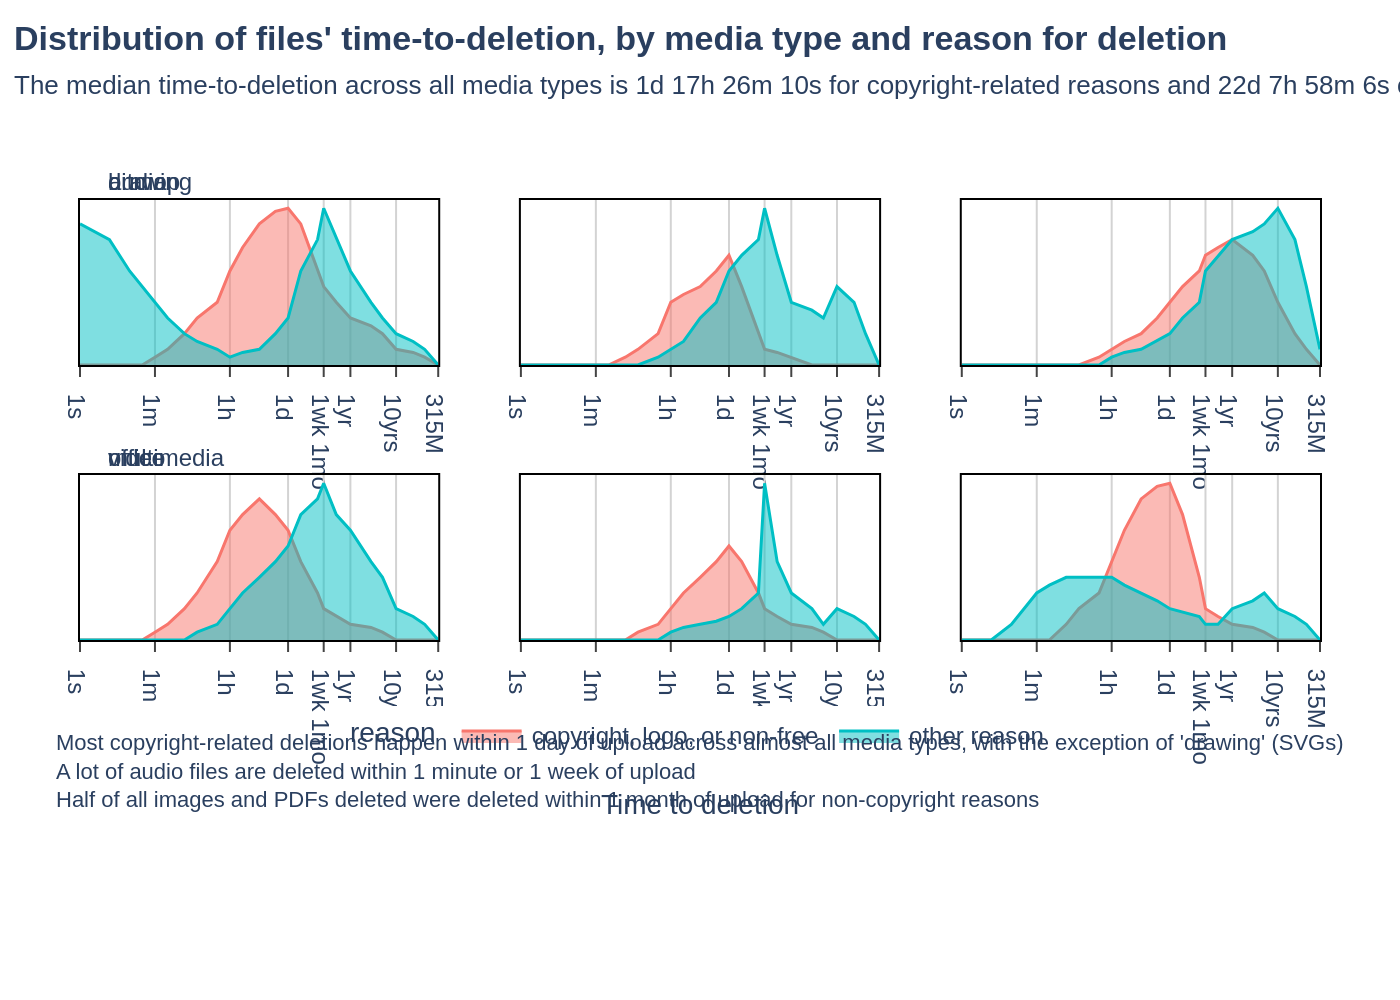

This chart was generated by the following Python code:
import sys
import json
import pathlib
import plotly.graph_objects as go
from plotly.subplots import make_subplots

# Check for command-line argument
if len(sys.argv) != 2:
    print(f"Usage: python {sys.argv[0]} <json_file_path>")
    sys.exit(1)

# Get the JSON file path from the command-line argument
json_path = sys.argv[1]

# Read data from the JSON file
try:
    with open(json_path, 'r', encoding='utf-8') as f:
        chart_info = json.load(f)
except FileNotFoundError:
    print(f"Error: JSON file not found at {json_path}")
    sys.exit(1)
except json.JSONDecodeError:
    print(f"Error: Could not decode JSON from {json_path}")
    sys.exit(1)

# Extract data, texts, and colors from the loaded JSON
chart_data = chart_info.get('chart_data', [])
texts = chart_info.get('texts', {})
colors = chart_info.get('colors', [])

# Create subplots
fig = make_subplots(
    rows=2,
    cols=3,
    subplot_titles=[d['media_type'] for d in chart_data]
)

# Iterate through each media type to populate subplots
for i, media_data in enumerate(chart_data):
    row = i // 3 + 1
    col = i % 3 + 1

    # Add traces for each reason
    for j, reason_data in enumerate(media_data['reasons']):
        hex_color = colors[j % len(colors)]
        h = hex_color.lstrip('#')
        rgb = tuple(int(h[k:k+2], 16) for k in (0, 2, 4))
        fill_color_rgba = f'rgba({rgb[0]}, {rgb[1]}, {rgb[2]}, 0.5)'

        fig.add_trace(go.Scatter(
            x=media_data['x_values'],
            y=reason_data['y_values'],
            name=reason_data['name'],
            legendgroup=reason_data['name'],
            showlegend=(i == 0),
            mode='lines',
            line=dict(width=1.5, color=hex_color),
            fill='tozeroy',
            fillcolor=fill_color_rgba
        ), row=row, col=col)

# Update layout
title_text = f"<b>{texts.get('title', '')}</b><br><span style='font-size: 13px;'>{texts.get('subtitle', '')}</span>"
xaxis_tickvals = [1, 60, 3600, 86400, 604800, 2.6e6, 3.15e7, 3.15e8]
xaxis_ticktext = ['1s', '1m', '1h', '1d', '1wk 1mo', '1yr', '10yrs']


fig.update_layout(
    title=dict(
        text=title_text,
        y=0.95,
        x=0.01,
        xanchor='left',
        yanchor='top'
    ),
    font=dict(family="Arial", size=12),
    plot_bgcolor='white',
    margin=dict(l=40, r=40, b=180, t=100),
    legend=dict(
        orientation="h",
        yanchor="top",
        y=-0.15,
        xanchor="center",
        x=0.5,
        title_text=texts.get('legend_title', '')
    ),
    xaxis5_title=texts.get('xaxis_title', '')
)

# Update all axes
fig.update_xaxes(
    type='log',
    tickvals=xaxis_tickvals,
    ticktext=xaxis_ticktext,
    gridcolor='lightgrey',
    linecolor='black',
    mirror=True,
    ticks='outside'
)

fig.update_yaxes(
    showticklabels=False,
    showgrid=False,
    zeroline=False,
    linecolor='black',
    mirror=True,
    ticks=''
)

# Add annotations for notes
fig.add_annotation(
    text=texts.get('note', ''),
    xref="paper",
    yref="paper",
    x=0.5,
    y=-0.4,
    xanchor='center',
    yanchor='bottom',
    showarrow=False,
    align="left",
    font=dict(size=11)
)

# Style subplot titles to match original (left-aligned)
for ann in fig.layout.annotations:
    if ann.text in [d['media_type'] for d in chart_data]:
        ann.update(x=0.02, xanchor='left', font=dict(size=12))

# Generate output filename from JSON path
filename_base = pathlib.Path(json_path).stem
output_filename = f"{filename_base}.png"

# Save the figure as a PNG image
fig.write_image(output_filename, scale=2)

print(f"Chart saved as {output_filename}")
